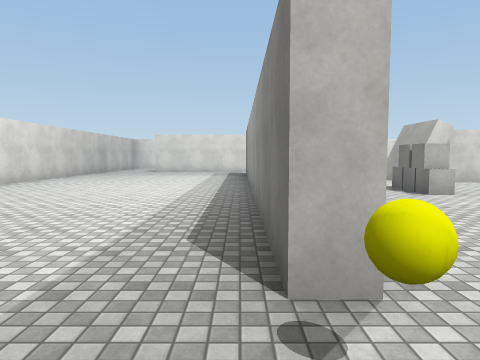
view 1 (above)

22 first-person views from a walk through a Unity game level. The camera is 1.5 m above the floor, tilts 4° down and sees 70° across. The floor is counted in squares, 2 m on a side. Each view is taken from the middle of a square. On the plan, view 1 faces up. The plan holds only what a view shows up to about 11 squares ahead; the rest is blank. The player character is not drawn. Surface patterns are stand-ins for the level's own textures.

view 2
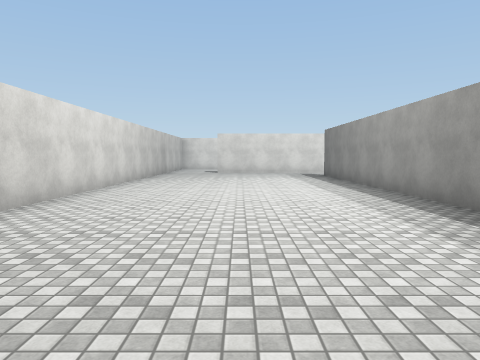

view 3
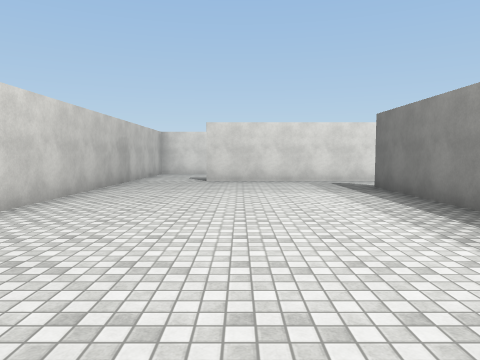

view 4
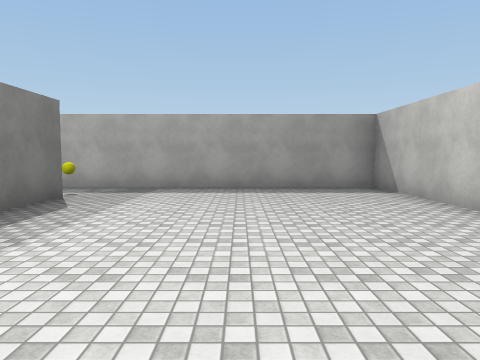

view 5
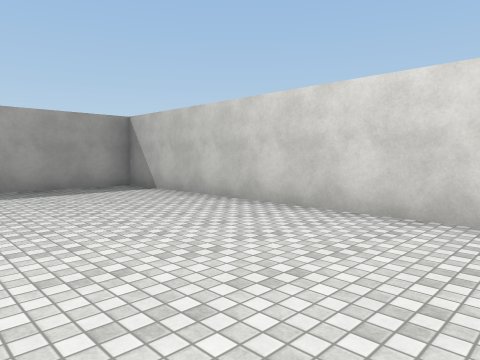

view 6
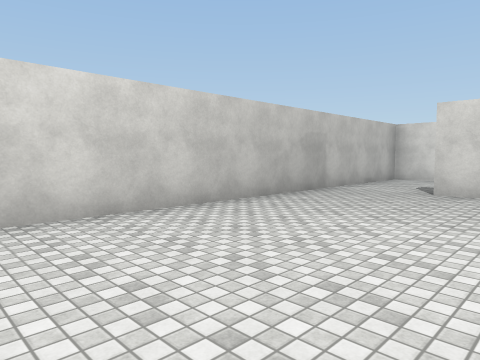

view 7
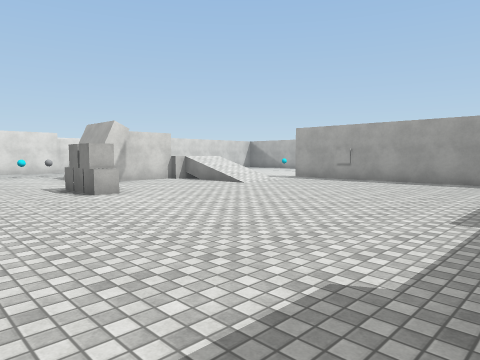

view 8
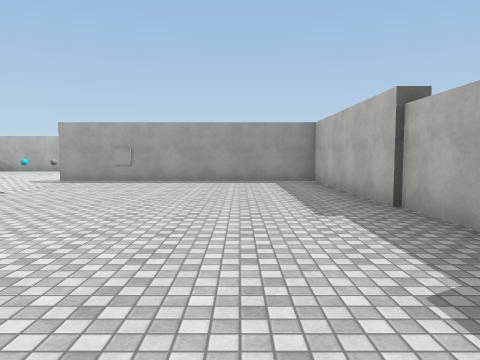

view 9
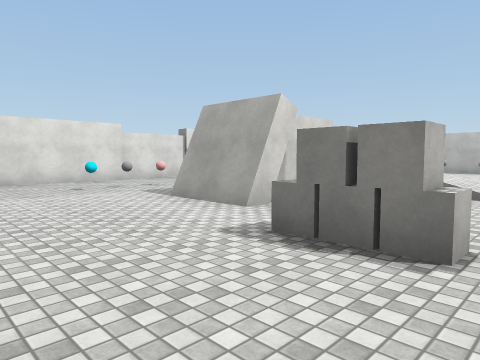

view 10
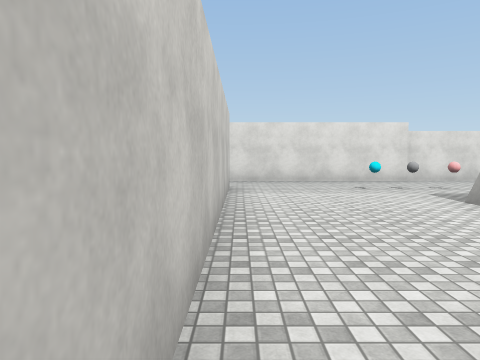

view 11
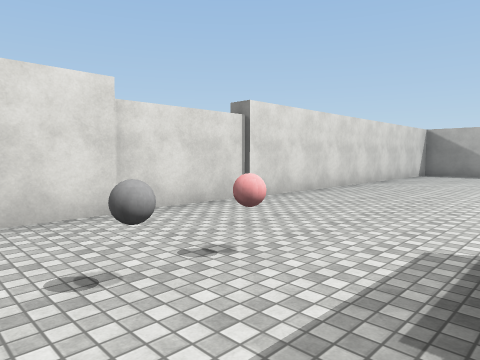

view 12
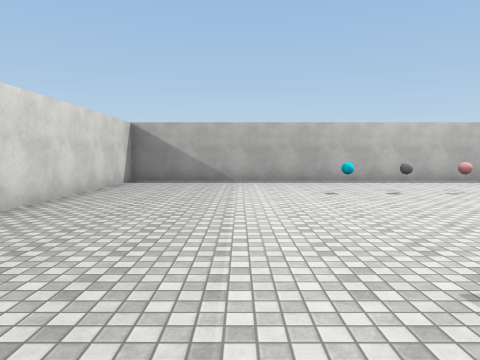

view 13
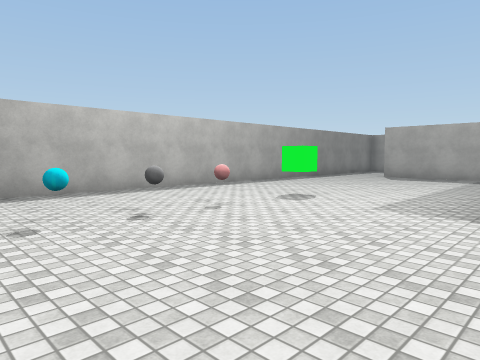

view 14
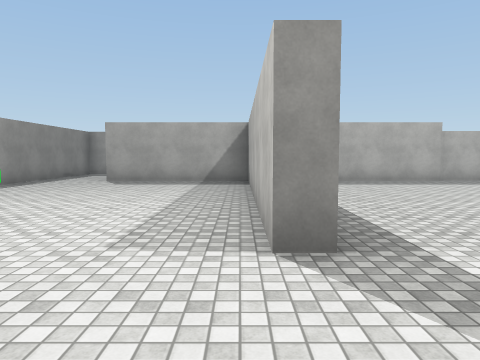

view 15
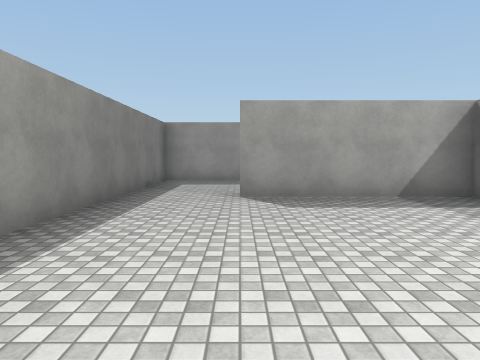

view 16
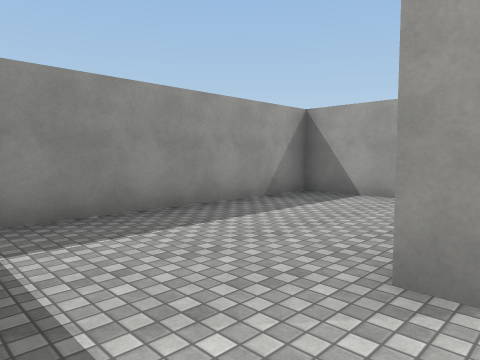

view 17
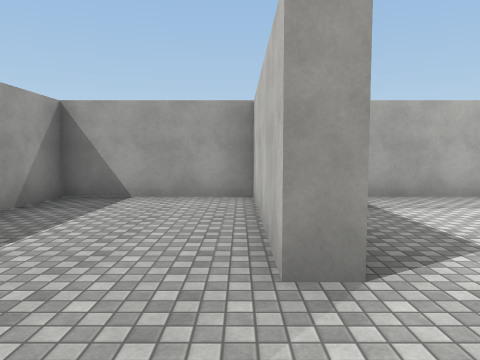

view 18
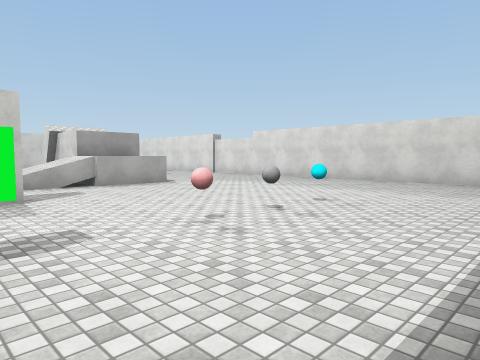

view 19
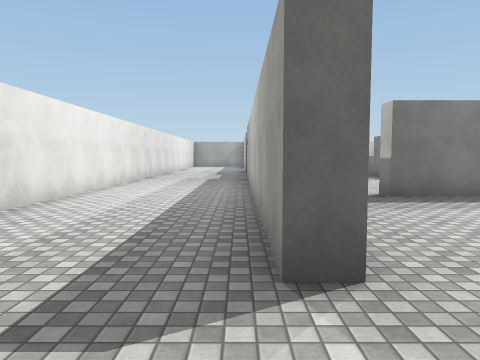

view 20
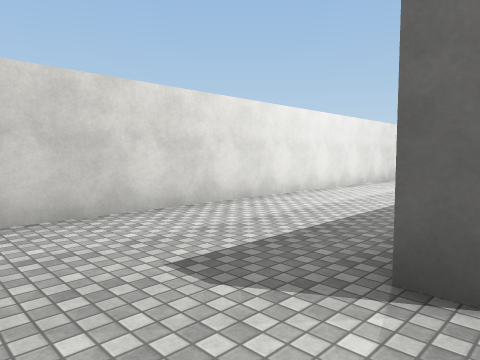

view 21
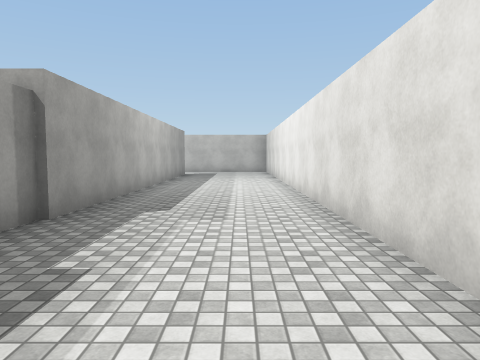

view 22
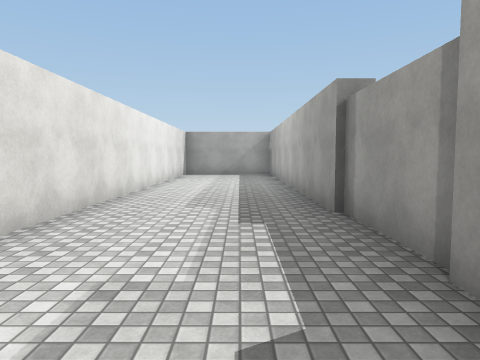

### Floor plan
Ten units are one square. View 1 is at (0, 0); x grows to the right and y downward. Boxes are objects, and circles mark ways between rooms. Rooms are numbered by the first view taken in them; rooms with no view inside come last. Other rooms are left out.
<svg viewBox="-67 -207 254 254">
<path fill="none" stroke="#000" d="M3 -17 3 -142M5 -162 -40 -162M-62 -165 -62 2 4 2M113 -64 113 -74 117 -74 117 -66M117 -44 117 2 160 2 160 7 117 7 117 42 182 42 182 -162 5 -162M75 -112 75 -97 55 -97M56 -95 49 -95 49 -115M44 2 113 2 113 -45M9 -17 3 -17M4 2 14 2M3 -142 8 -142 8 -62M47 -95 47 -115M150 -202 -62 -202 -62 -165M-40 -162 -40 -168 150 -168"/>
<rect x="-5" y="-15" width="10" height="10" fill="#bbb"><title>yellow ball</title></rect>
<rect x="35" y="-75" width="10" height="10" fill="#bbb"><title>cube</title></rect>
<rect x="35" y="-85" width="10" height="10" fill="#bbb"><title>cube</title></rect>
<rect x="35" y="-145" width="10" height="10" fill="#bbb"><title>other object</title></rect>
<rect x="45" y="-145" width="10" height="10" fill="#bbb"><title>grey ball</title></rect>
<rect x="55" y="-145" width="10" height="10" fill="#bbb"><title>ball</title></rect>
<rect x="145" y="-65" width="10" height="10" fill="#bbb"><title>green cube</title></rect>
<rect x="145" y="-85" width="10" height="10" fill="#bbb"><title>ball</title></rect>
<rect x="145" y="-105" width="10" height="10" fill="#bbb"><title>grey ball</title></rect>
<rect x="145" y="-115" width="10" height="10" fill="#bbb"><title>cyan ball</title></rect>
<circle cx="0" cy="-155" r="3" fill="#2a7"/>
<circle cx="0" cy="-5" r="3" fill="#2a7"/>
<circle cx="-55" cy="-170" r="3" fill="#2a7"/>
<text x="-30" y="-80">1</text>
<text x="100" y="-70">2</text>
<text x="60" y="-190">3</text>
</svg>
Room 1 opens to room 2. Room 1 opens to room 3.

Where each view was taken, in squares from view 1:
view 1: 0 up, 0 right, facing up
view 2: 1 up, 3 left, facing up
view 3: 6 up, 3 left, facing up
view 4: 8 up, 3 left, facing down
view 5: 8 up, 2 left, facing down-left
view 6: 9 up, 2 left, facing up-left
view 7: 0 up, 1 right, facing up-right
view 8: 2 up, 1 right, facing right
view 9: 6 up, 1 right, facing up-right
view 10: 6 up, 1 right, facing up
view 11: 12 up, 4 right, facing up-right
view 12: 13 up, 8 right, facing right
view 13: 12 up, 11 right, facing down-right
view 14: 10 up, 12 right, facing down
view 15: 6 up, 16 right, facing down
view 16: 0 up, 18 right, facing down-left
view 17: 1 down, 18 right, facing left
view 18: 6 up, 18 right, facing up-left
view 19: 17 up, 6 left, facing right
view 20: 16 up, 6 left, facing up-right
view 21: 19 up, 10 right, facing left
view 22: 18 up, 4 right, facing right
